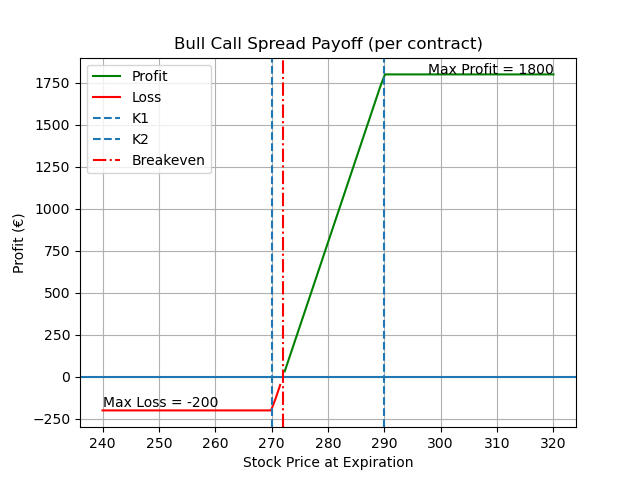

Write Python code to recreate this figure.
import numpy as np
import matplotlib.pyplot as plt

# Parameters
K1 = 270   # lower strike (long call)
K2 = 290   # higher strike (short call)

premium1 = 5   # paid (long call at K1)
premium2 = 3   # received (short call at K2)

C = premium1 - premium2   # net premium (debit)
contract_size = 100

# Stock price range at expiration
S = np.linspace(240, 320, 100)

# Payoff per share
payoff = np.maximum(S - K1, 0) - np.maximum(S - K2, 0) - C

# Scale to contract
payoff_total = payoff * contract_size

# Key metrics
breakeven = K1 + C
max_profit = (K2 - K1 - C) * contract_size
max_loss = -C * contract_size

# Separate profit/loss for coloring
profit = np.where(payoff_total > 0, payoff_total, np.nan)
loss = np.where(payoff_total <= 0, payoff_total, np.nan)

# Plot
plt.figure()

plt.plot(S, profit, color='green', label="Profit")
plt.plot(S, loss, color='red', label="Loss")

# Reference lines
plt.axhline(0)
plt.axvline(K1, linestyle='--', label="K1")
plt.axvline(K2, linestyle='--', label="K2")
plt.axvline(breakeven, color='red', linestyle='-.', label="Breakeven")

# Labels
plt.title("Bull Call Spread Payoff (per contract)")
plt.xlabel("Stock Price at Expiration")
plt.ylabel("Profit (€)")

# Annotate max profit / loss
plt.text(S[0], max_loss, f"Max Loss = {max_loss:.0f}", verticalalignment='bottom')
plt.text(S[-1], max_profit, f"Max Profit = {max_profit:.0f}", horizontalalignment='right')

plt.legend()
plt.grid()

plt.show()
